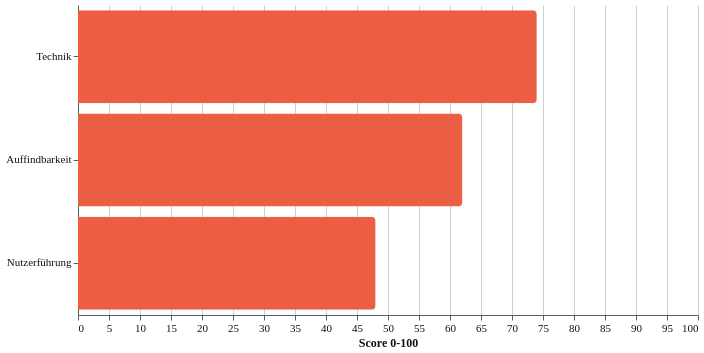

Describe this chart as a Vega-Lite specification.
### Vega-Lite specification from a JSON file in a GitHub repository (floating-point values rounded to 4 significant figures)
{"$schema": "https://vega.github.io/schema/vega-lite/v6.json", "description": "Pixelkiez approved template V02_CATEGORY_BARS: Kategoriescores", "usermeta": {"template_id": "V02_CATEGORY_BARS", "name": "Kategoriescores", "purpose": "Sortierte horizontale Balken", "brand_contract": "pixelkiez-v1"}, "width": 620, "height": 310, "data": {"values": [{"label": "Auffindbarkeit", "value": 62}, {"label": "Technik", "value": 74}, {"label": "Nutzerführung", "value": 48}]}, "mark": {"type": "bar", "cornerRadiusEnd": 4, "color": "#EC5E43"}, "encoding": {"y": {"field": "label", "type": "nominal", "sort": "-x", "axis": {"title": null}}, "x": {"field": "value", "type": "quantitative", "scale": {"domain": [0, 100]}, "axis": {"title": "Score 0-100"}}, "tooltip": [{"field": "label"}, {"field": "value"}]}, "config": {"background": "#FFFFFF", "font": "Schibsted Grotesk", "title": {"font": "Schibsted Grotesk", "fontSize": 18, "fontWeight": 700, "color": "#0E1414", "anchor": "start"}, "axis": {"labelFont": "IBM Plex Mono", "labelFontSize": 11, "titleFont": "Schibsted Grotesk", "titleFontSize": 12, "labelColor": "#0E1414", "titleColor": "#0E1414", "gridColor": "#C6D4D1", "domainColor": "#566360", "tickColor": "#566360"}, "legend": {"labelFont": "Schibsted Grotesk", "labelFontSize": 11, "titleFont": "Schibsted Grotesk", "titleFontSize": 12, "labelColor": "#0E1414", "titleColor": "#0E1414"}, "view": {"stroke": null}}}
